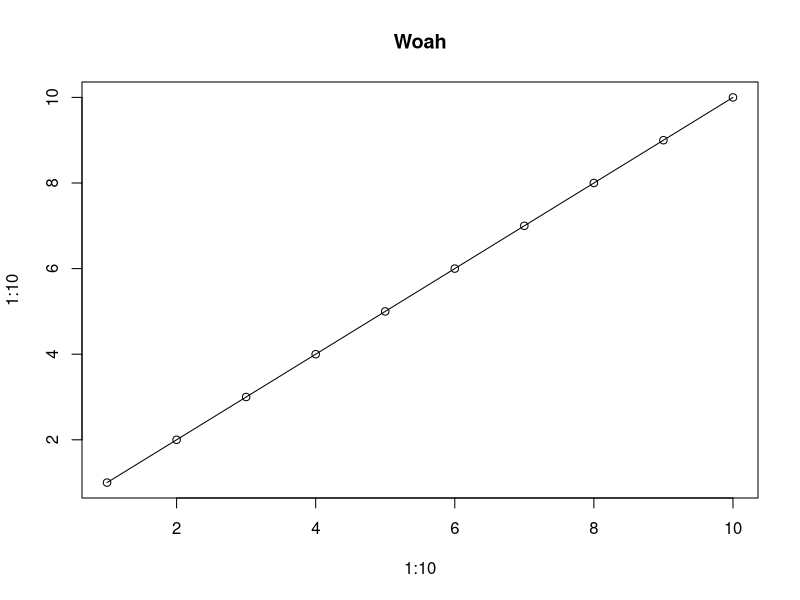
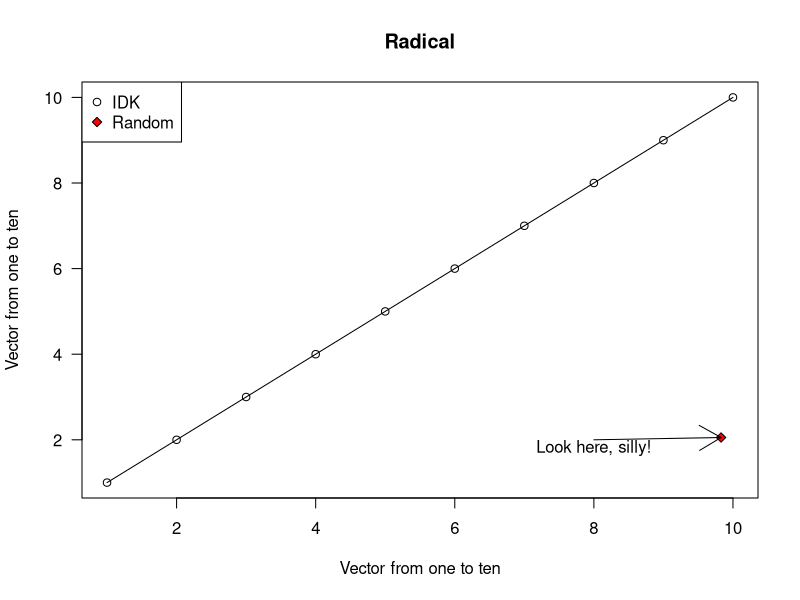
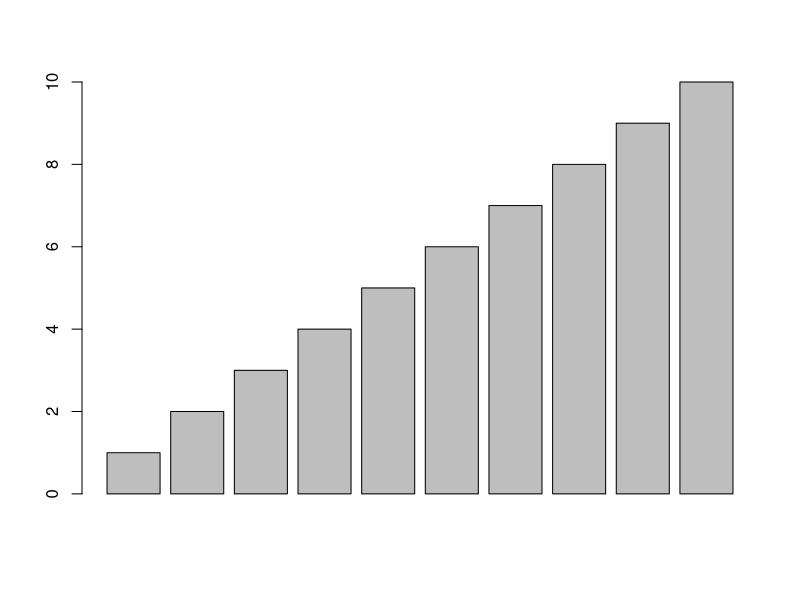
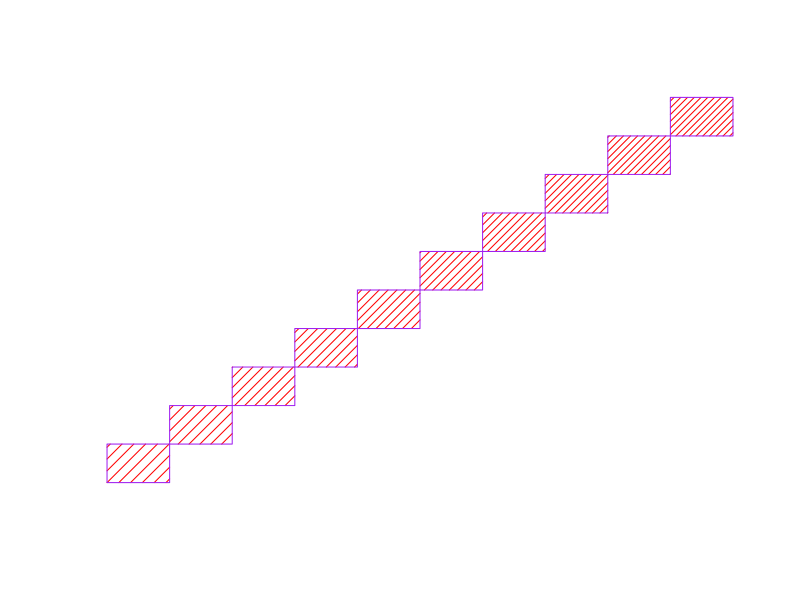

Write R code to recreate these figures, in order. (Note: this script raises an error after producing the figures.)



## Set up

mypath <- "C:/Users/daileyco/Desktop/Plotting-Workshop"
setwd(mypath)




## Vocab

# Graphical Parameters
# par()
# ?par()
par('usr')
par('mar')
par('mfrow')




## Plot Basic Example


plot(x=1:10, y=1:10, 
     type = "o", 
     main = "Woah")
par('usr')



### "Deconstructed" / Show individual functions used to build whole
plot.new()
plot.window(
  xlim = c(1,10),
  ylim = c(1,10)
)
points(x=1:10, y=1:10, 
       pch=1)
lines(x=1:10, y=1:10,
      lty=1)
axis(side=1,
     at=seq(2,10,by=2),
     labels=TRUE,
     line=0 #,pos=c()
     # ,padj=0.5,hadj=0.5
     )
axis(side=1,
     at=mean(par('usr')[1:2]), 
     labels = c("Vector from one to ten"), 
     tick = FALSE, 
     line = 2)
axis(side=2,
     at=seq(2,10,by=2),
     labels=TRUE,
     line=0 #,pos=c()
     # ,padj=0.5,hadj=0.5
     , las = 2
     )
axis(side=2,
     at=mean(par('usr')[1:2]), 
     labels = c("Vector from one to ten"), 
     tick = FALSE, 
     line = 2)
title(main="Radical")
box()
par('usr')



## Add random point

xr = runif(1,par('usr')[1],par('usr')[2])
yr = runif(1,par('usr')[3],par('usr')[4])
points(x=xr, 
       y=yr, 
       bg = "red", 
       col = "black", 
       pch = 23)

arrows(x0=8,
       y0=2, 
       x1=xr,
       y1=yr)

text(x=8,y=2,
     labels=c("Look here, silly!"),
     adj=c(0.5,1))

## Add legend
legend("topleft", 
       legend = c("IDK", "Random"), 
       pch = c(1,23), 
       pt.bg = c(NA,"red"), 
       col = c("black", "black"))











##Others
# barplot()
# rect()
# polygon()




barplot(1:10)





plot.new()
plot.window(xlim=c(0,10),ylim=c(0,10))

xlefts<-0:9
xrights<-xlefts+1

rect(xleft=xlefts,
     ybottom=xlefts,
     xright=xrights,
     ytop=xrights,
     density = 12:21, 
     col = "red", 
     border="purple")












## Fun function

plot_My_Holiday_Tree <- function(myseed = .Random.seed[1]){
  
  
  set.seed(myseed)
  
  par(mar=c(1,1,1,1))
  plot.new()
  plot.window(xlim=c(-10,10),ylim=c(-10,10))
  
  mid <- 0
  bot <- -8
  top <- 8
  left <- bot
  right <- top
  
  
  rect(xleft=mid-2,
       ybottom=bot, 
       xright=mid+2,
       ytop=bot+3,
       col=colorRampPalette(c("brown", "black"))(5)[3],
       border="brown")
  
  
  myxs <- mid+
    c(runif(1,-1,1),
      -7+runif(1,-0.1,0.1), 
      7+runif(1,-0.1,0.1))
  myys <- c(bot+5+3,
            bot+3+runif(1,-0.1,0),
            bot+3+runif(1,-0.1,0))
  
  polygon(x=myxs, 
          y=myys, 
          col="darkgreen", 
          border="darkgreen")
  
  myxs <- mid+
    c(runif(1,-0.25,0.25),
      -4+runif(1,-0.1,0.1), 
      4+runif(1,-0.1,0.1))
  
  myys <- myys+4+c(runif(1,-1,1),runif(2,-0.2,0))
  
  polygon(x=myxs, 
          y=myys, 
          col="darkgreen", 
          border="darkgreen")
  
  myxs <- mid+
    c(runif(1,-0.25,0.25),
      -2+runif(1,-0.1,0.1), 
      2+runif(1,-0.1,0.1))
  
  myys <- myys+4+c(runif(1,-1,1),runif(2,-0.2,0))
  
  polygon(x=myxs, 
          y=myys, 
          col="darkgreen", 
          border="darkgreen")
  
  points(myxs[1],myys[1],adj=c(0),pch=21,bg="white",cex=3)
  points(myxs[1],myys[1]+0.675,adj=c(0.5),pch=21,bg="white",cex=2.2)
  points(myxs[1],myys[1]+1.2,adj=c(1),pch=21,bg="white",cex=1.5)
  
  
  myxs<-mid+c(
    runif(2,-6,6), 
    runif(2,-5,5),
    runif(2,-4,4),
    runif(2,-3,3),
    runif(2,-2,2),
    runif(2,-1,1)
  )
  
  myys<-rep(c(-5,-3,-1,2,4,6), each=2)+runif(12,-0.1,0.1)
  
  
  points(myxs,
         myys,
         
         pch = 21, 
         bg=sample(colors()[c(1:151,362:657)],length(myxs)), 
         cex=runif(length(myxs),1,3))
  
  
  
  
  points(x=runif(1000,min=par('usr')[1],max=par('usr')[2]), 
         y=runif(1000,min=par('usr')[3],max=par('usr')[4]), 
         pch=8,
         cex=runif(1000,0.1,0.5),
         col="steelblue")
  
  
  title(main = expression(paste(Eta, alpha, rho, rho, psi,~Eta, omicron, zeta, iota, delta, alpha, psi, sigma)), font = 4,
        xlab = "Cody", line = 0)
  
  
  box("fig", lwd = 7, lty = sample(1:6,1))
  
  
  
  
  
}







## Saving pretty figures



png(filename = "holidaytree%03d.png", width = 5, height = 5, units = "in", res = 300, pointsize = 12, family = "sans")

for(i in 1:3){
  plot_My_Holiday_Tree(myseed=.Random.seed[i], main=paste(i))
}

dev.off()


svg(filename = "holidaytree%03d.svg", width = 5, height = 5, pointsize = 12, family = "sans")

for(i in 4:6){
  plot_My_Holiday_Tree(myseed=.Random.seed[i])
}

dev.off()











###tweaks
vplotMHT <- Vectorize("plot_My_Holiday_Tree")




## Arranging plots

### Regular Grid

par(mfrow=c(2,2))
vplotMHT(myseed=1:4)

dev.off()

### More complex

layout(mat = matrix(c(1,2,1,3,1,4), byrow = T, ncol=2), widths = c(3,1), heights = c(1,1,1))
layout.show(n=4)

vplotMHT(myseed=5:8)

dev.off()





